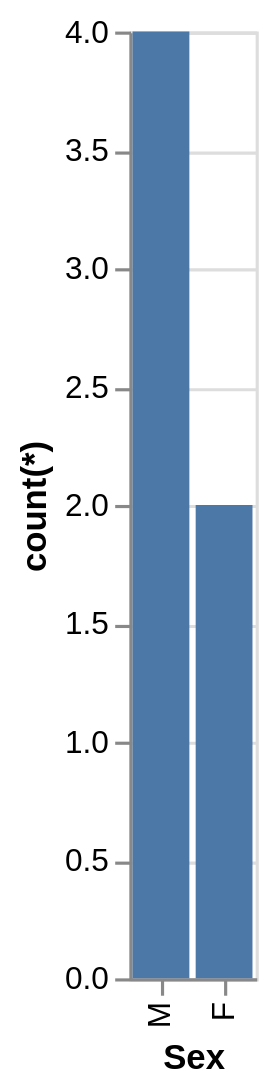

Source (Vega-Lite JSON):
### Vega-Lite specification from a JSON file in a GitHub repository (floating-point values rounded to 4 significant figures)
{"data": {"values": [{"x_data": "M", "y_data": 4}, {"x_data": "F", "y_data": 2}]}, "mark": "bar", "encoding": {"x": {"field": "x_data", "type": "nominal", "title": "Sex", "sort": "descending"}, "y": {"field": "y_data", "type": "quantitative", "title": "count(*)"}}}
